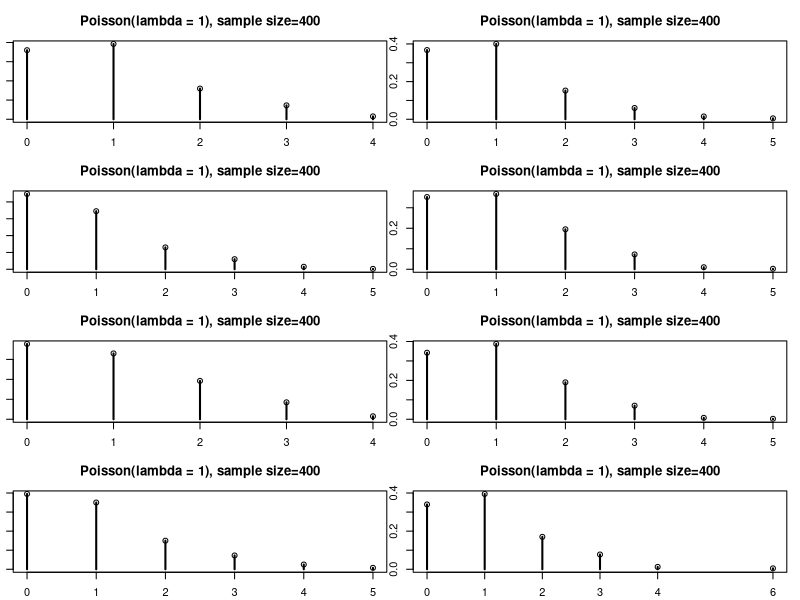

Write the R code that produced this figure.
## poisson-2.r
## Date: 2013-02-11
## Author: Paul E Johnson <pauljohn at ku.edu>
## Description: Create a Poisson samples and show observed
##   distributions on one page.
##   TODO: Insert true probabilities in plots

## Try this program a few times. Vary the "sampleSize"
## and "ell" to observe any changes.

ell <- 1
sampleSize <- 400

## Suppose you want to generate 8 distributions
## and display them in a single picture

par(mfrow=c(4,2), mar = c(2.1,1,3.1,1))


createDist <-function(i){
    z <- rpois(sampleSize,lambda=ell)
    title <- paste("Poisson(lambda = ",ell,"), sample size=", sampleSize, sep = "")
    t1 <- table(z)/sampleSize

    plot(t1, type = "h", xlab = "", main = title)
    points(unique(as.numeric(names(t1))), as.vector(t1))
}

lapply(1:8,createDist)
